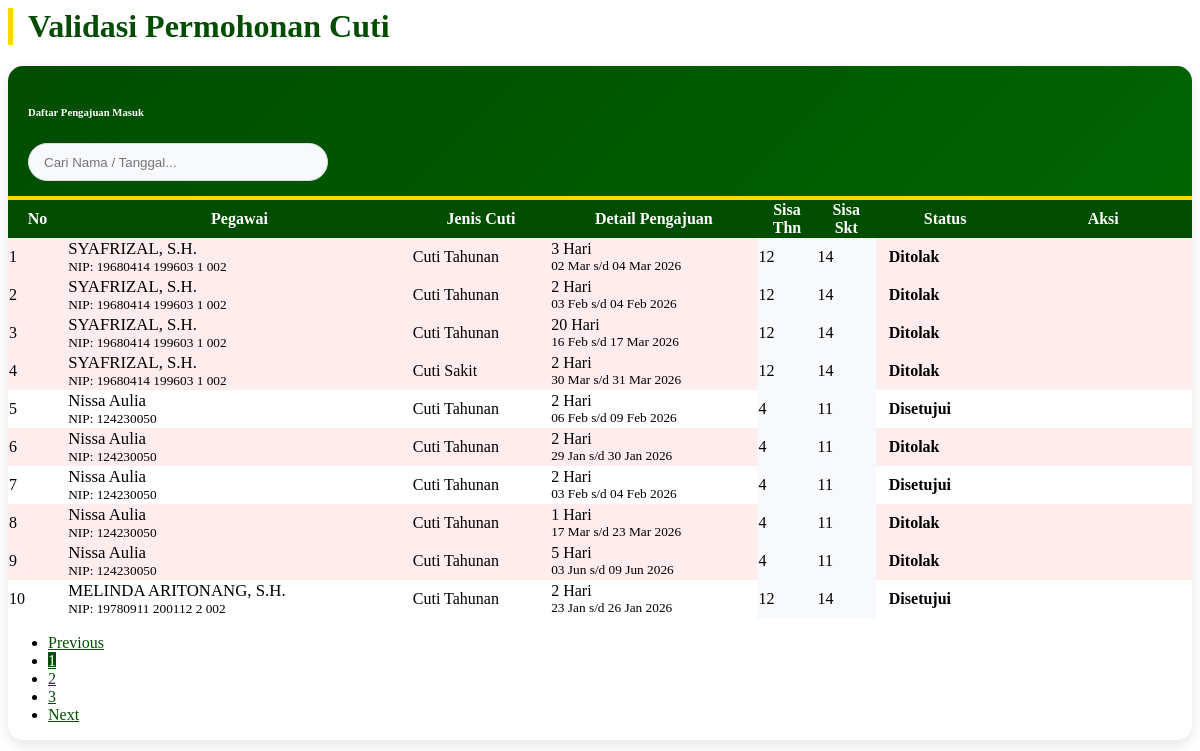
The page /pages/admin/validasi_cuti.php on the database as committed earlier.
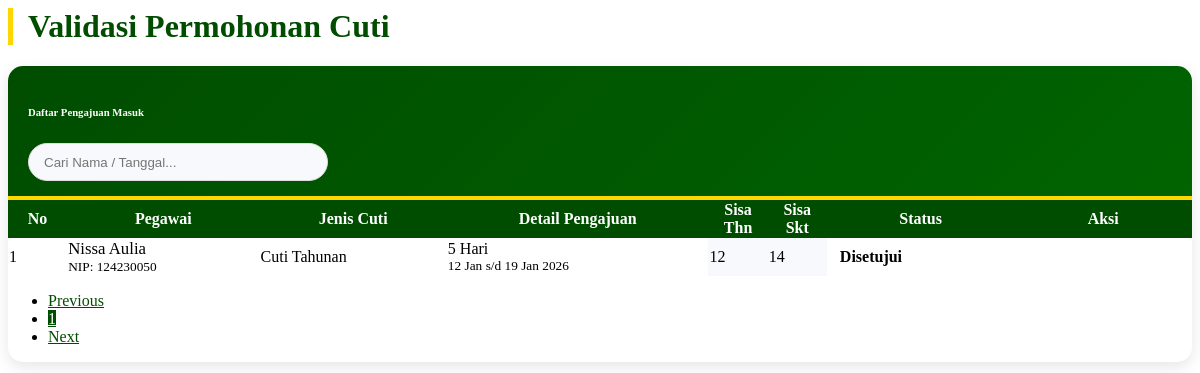
The same page on the database as committed later.
### tables this page shows
CREATE TABLE `pengajuan_cuti` (
  `id_pengajuan` int(11) NOT NULL,
  `id_user` int(11) NOT NULL,
  `jenis_cuti` varchar(50) DEFAULT NULL,
  `id_atasan` int(11) DEFAULT NULL,
  `id_jenis` int(11) NOT NULL,
  `nomor_surat` varchar(100) DEFAULT NULL,
  `tgl_pengajuan` date NOT NULL,
  `tgl_mulai` date NOT NULL,
  `tgl_selesai` date NOT NULL,
  `lama_hari` int(11) NOT NULL,
  `alasan` text NOT NULL,
  `no_telepon` varchar(20) DEFAULT NULL,
  `masa_kerja` varchar(50) DEFAULT NULL,
  `alamat_cuti` text NOT NULL,
  `status` enum('Diajukan','Disetujui','Ditolak','Dibatalkan') DEFAULT 'Diajukan',
  `catatan_admin` text DEFAULT NULL,
  `created_at` timestamp NOT NULL DEFAULT current_timestamp(),
  `sisa_cuti_n` int(11) DEFAULT 0,
  `sisa_cuti_n1` int(11) DEFAULT 0,
  `dipotong_n1` int(11) DEFAULT 0,
  `dipotong_n` int(11) DEFAULT 0,
  `id_pejabat` int(11) DEFAULT 0
);

CREATE TABLE `users` (
  `id_user` int(11) NOT NULL,
  `nip` varchar(30) NOT NULL,
  `password` varchar(255) NOT NULL,
  `nama_lengkap` varchar(100) NOT NULL,
  `jabatan` varchar(100) DEFAULT NULL,
  `pangkat` varchar(50) DEFAULT NULL,
  `unit_kerja` varchar(100) DEFAULT 'Pengadilan Negeri Yogyakarta',
  `no_telepon` varchar(20) DEFAULT NULL,
  `role` enum('admin','user') NOT NULL,
  `is_atasan_langsung` tinyint(1) DEFAULT 0 COMMENT '1=Bisa TTD, 0=Staf Biasa',
  `sisa_cuti_n` int(11) DEFAULT 12,
  `sisa_cuti_n1` int(11) DEFAULT 0,
  `sisa_cuti_n2` int(11) DEFAULT 0,
  `kuota_cuti_sakit` int(11) DEFAULT 14,
  `created_at` timestamp NOT NULL DEFAULT current_timestamp(),
  `status_akun` enum('aktif','nonaktif') DEFAULT 'aktif',
  `id_atasan` int(11) DEFAULT NULL
);

CREATE TABLE `jenis_cuti` (
  `id_jenis` int(11) NOT NULL,
  `nama_jenis` varchar(50) NOT NULL
);

### pages/admin/validasi_cuti.php (the view, shortened to what the changed rows need)
<?php
$batas   = 10;
$halaman = isset($_GET['hal']) ? (int)$_GET['hal'] : 1;
$halaman_awal = ($halaman > 1) ? ($halaman * $batas) - $batas : 0;
$keyword = "";
$where_clause = "";
$query_count_str = "SELECT count(id_pengajuan) as jumlah
                    FROM pengajuan_cuti
                    JOIN users ON pengajuan_cuti.id_user = users.id_user
                    WHERE 1=1 $where_clause";
$query_count = mysqli_query($koneksi, $query_count_str);
$data_count  = mysqli_fetch_assoc($query_count);
$jumlah_data = $data_count['jumlah'];
$total_halaman = ceil($jumlah_data / $batas);
$query_utama = "SELECT pengajuan_cuti.*,
                       users.nama_lengkap, users.nip, users.sisa_cuti_n, users.kuota_cuti_sakit,
                       jenis_cuti.nama_jenis
                FROM pengajuan_cuti
                JOIN users ON pengajuan_cuti.id_user = users.id_user
                JOIN jenis_cuti ON pengajuan_cuti.id_jenis = jenis_cuti.id_jenis
                WHERE 1=1 $where_clause
                ORDER BY CASE WHEN status='Menunggu' OR status='Diajukan' THEN 0 ELSE 1 END, tgl_pengajuan DESC
                LIMIT $halaman_awal, $batas";
$query = mysqli_query($koneksi, $query_utama);
$nomor = $halaman_awal + 1;
?>
<div class="container-fluid mb-5">
    <div class="d-sm-flex align-items-center justify-content-between mb-4 mt-4">
        <h1 class="h3 mb-0 text-gray-800 page-title-pn">Validasi Permohonan Cuti</h1>
    </div>
    <div class="card card-pn mb-4">
        <div class="card-body">
            <div id="area_tabel">
                <?php if(mysqli_num_rows($query) == 0) { ?>
                    <div class="alert alert-info text-center" style="border-radius: 15px; border-left: 5px solid #36b9cc;">
                        <i class="fas fa-info-circle mr-2"></i>Data tidak ditemukan.
                    </div>
                <?php } else { ?>
                <div class="table-responsive">
                    <table class="table table-bordered table-hover" width="100%" cellspacing="0">
                        <thead class="thead-pn">
                            <tr class="text-center">
                                <th width="5%">No</th>
                                <th>Pegawai</th>
                                <th>Jenis Cuti</th>
                                <th>Detail Pengajuan</th>
                                <th width="5%">Sisa<br>Thn</th>
                                <th width="5%">Sisa<br>Skt</th>
                                <th>Status</th>
                                <th width="15%">Aksi</th>
                            </tr>
                        </thead>
                        <tbody>
                            <?php
                            while($row = mysqli_fetch_array($query)){
                                $raw_status = strtolower(trim($row['status']));
                                $bg_row = "";
                                if ($raw_status == 'disetujui') {
                                    $badge = '<span class="badge badge-success badge-status"><i class="fas fa-check-circle mr-1"></i>Disetujui</span>';
                                } elseif ($raw_status == 'ditolak') {
                                    $badge = '<span class="badge badge-danger badge-status"><i class="fas fa-times-circle mr-1"></i>Ditolak</span>';
                                    $bg_row = "style='background-color: #ffecec;'";
                                } else {
                                    $badge = '<span class="badge badge-warning badge-status"><i class="fas fa-clock mr-1"></i>Menunggu</span>';
                                    $bg_row = "style='background-color: #fff3cd;'";
                                }
                            ?>
                            <tr <?php echo $bg_row; ?>>
                                <td class="text-center font-weight-bold" style="vertical-align: middle;"><?php echo $nomor++; ?></td>
                                <td style="vertical-align: middle;">
                                    <div class="font-weight-bold text-dark" style="font-size: 1.05rem;"><?php echo $row['nama_lengkap']; ?></div>
                                    <small class="text-muted"><i class="fas fa-id-badge mr-1"></i>NIP: <?php echo $row['nip']; ?></small>
                                </td>
                                <td style="vertical-align: middle;"><?php echo $row['nama_jenis']; ?></td>
                                <td style="vertical-align: middle;">
                                    <div class="font-weight-bold text-primary"><?php echo $row['lama_hari']; ?> Hari</div>
                                    <small class="text-dark">
                                        <?php echo date('d M', strtotime($row['tgl_mulai'])); ?> s/d
                                        <?php echo date('d M Y', strtotime($row['tgl_selesai'])); ?>
                                    </small>
                                </td>
                                <td class="text-center font-weight-bold text-dark" style="vertical-align: middle; background-color: #f8f9fc;"><?php echo $row['sisa_cuti_n']; ?></td>
                                <td class="text-center font-weight-bold text-dark" style="vertical-align: middle; background-color: #f8f9fc;"><?php echo $row['kuota_cuti_sakit']; ?></td>
                                <td class="text-center" style="vertical-align: middle;"><?php echo $badge; ?></td>
                                <td class="text-center" style="vertical-align: middle;">
                                </td>
                            </tr>
                            <?php } ?>
                        </tbody>
                    </table>
                </div>
                <div class="d-flex justify-content-end mt-3">
                    <nav>
                        <ul class="pagination">
                            <?php for($x = 1; $x <= $total_halaman; $x++): ?>
                                <li class="page-item <?php if($halaman == $x) echo 'active'; ?>">
                                    <a class="page-link" href="?page=validasi_cuti&hal=<?php echo $x; ?>&cari=<?php echo $keyword; ?>"><?php echo $x; ?></a>
                                </li>
                            <?php endfor; ?>
                        </ul>
                    </nav>
                </div>
                <?php } ?>
            </div> </div>
    </div>
</div>

Rows that differ between the two databases and show on the page:
removed pengajuan_cuti: id_user.nama_lengkap "SYAFRIZAL, S.H.", id_user.nip "19680414 199603 1 002", id_jenis.nama_jenis "Cuti Tahunan", lama_hari "3", tgl_mulai "02 Mar", tgl_selesai "04 Mar 2026", id_user.sisa_cuti_n "12", id_user.kuota_cuti_sakit "14", status "Ditolak"
removed pengajuan_cuti: id_user.nama_lengkap "SYAFRIZAL, S.H.", id_user.nip "19680414 199603 1 002", id_jenis.nama_jenis "Cuti Tahunan", lama_hari "2", tgl_mulai "03 Feb", tgl_selesai "04 Feb 2026", id_user.sisa_cuti_n "12", id_user.kuota_cuti_sakit "14", status "Ditolak"
removed pengajuan_cuti: id_user.nama_lengkap "SYAFRIZAL, S.H.", id_user.nip "19680414 199603 1 002", id_jenis.nama_jenis "Cuti Tahunan", lama_hari "20", tgl_mulai "16 Feb", tgl_selesai "17 Mar 2026", id_user.sisa_cuti_n "12", id_user.kuota_cuti_sakit "14", status "Ditolak"
removed pengajuan_cuti: id_user.nama_lengkap "SYAFRIZAL, S.H.", id_user.nip "19680414 199603 1 002", id_jenis.nama_jenis "Cuti Sakit", lama_hari "2", tgl_mulai "30 Mar", tgl_selesai "31 Mar 2026", id_user.sisa_cuti_n "12", id_user.kuota_cuti_sakit "14", status "Ditolak"
removed pengajuan_cuti: id_user.nama_lengkap "Nissa Aulia", id_user.nip "124230050", id_jenis.nama_jenis "Cuti Tahunan", lama_hari "2", tgl_mulai "06 Feb", tgl_selesai "09 Feb 2026", id_user.sisa_cuti_n "4", id_user.kuota_cuti_sakit "11", status "Disetujui"
removed pengajuan_cuti: id_user.nama_lengkap "Nissa Aulia", id_user.nip "124230050", id_jenis.nama_jenis "Cuti Tahunan", lama_hari "2", tgl_mulai "29 Jan", tgl_selesai "30 Jan 2026", id_user.sisa_cuti_n "4", id_user.kuota_cuti_sakit "11", status "Ditolak"
removed pengajuan_cuti: id_user.nama_lengkap "Nissa Aulia", id_user.nip "124230050", id_jenis.nama_jenis "Cuti Tahunan", lama_hari "2", tgl_mulai "03 Feb", tgl_selesai "04 Feb 2026", id_user.sisa_cuti_n "4", id_user.kuota_cuti_sakit "11", status "Disetujui"
removed pengajuan_cuti: id_user.nama_lengkap "Nissa Aulia", id_user.nip "124230050", id_jenis.nama_jenis "Cuti Tahunan", lama_hari "1", tgl_mulai "17 Mar", tgl_selesai "23 Mar 2026", id_user.sisa_cuti_n "4", id_user.kuota_cuti_sakit "11", status "Ditolak"
removed pengajuan_cuti: id_user.nama_lengkap "Nissa Aulia", id_user.nip "124230050", id_jenis.nama_jenis "Cuti Tahunan", lama_hari "5", tgl_mulai "03 Jun", tgl_selesai "09 Jun 2026", id_user.sisa_cuti_n "4", id_user.kuota_cuti_sakit "11", status "Ditolak"
removed pengajuan_cuti: id_user.nama_lengkap "MELINDA ARITONANG, S.H.", id_user.nip "19780911 200112 2 002", id_jenis.nama_jenis "Cuti Tahunan", lama_hari "2", tgl_mulai "23 Jan", tgl_selesai "26 Jan 2026", id_user.sisa_cuti_n "12", id_user.kuota_cuti_sakit "14", status "Disetujui"
added pengajuan_cuti: id_user.nama_lengkap "Nissa Aulia", id_user.nip "124230050", id_jenis.nama_jenis "Cuti Tahunan", lama_hari "5", tgl_mulai "12 Jan", tgl_selesai "19 Jan 2026", id_user.sisa_cuti_n "12", id_user.kuota_cuti_sakit "14", status "Disetujui"
Other text that changed with them:
list line gone: "2"
list line gone: "3"
